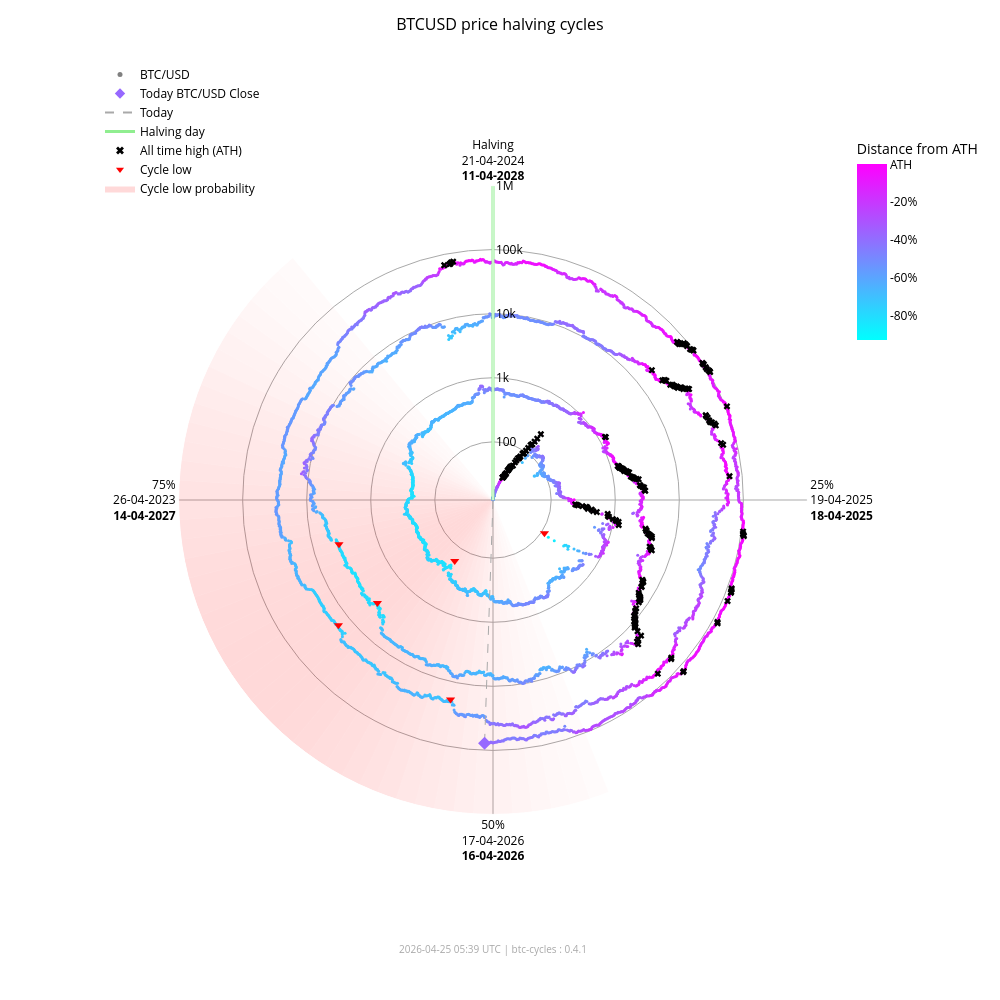

The cell this chart's notebook holds for it:
### Markdown cell above
### Interactive chart (plotly)

### Code cell
fig_interactive = btc.plot(
    kind="interactive",
    from_date="2012-11-28",
)
# plotly config for interactivity
config = {"scrollZoom": True, "displayModeBar": True}
# display in notebook
fig_interactive.show(config=config)

### Figure 1 — Plotly figure (JSON) as saved in the notebook; plotly's stock layout.template omitted (floating-point values rounded to 4 significant figures; data arrays with more than 128 entries replaced by an {"elided": "..."} marker saying what was removed)
{"data": [{"fill": "toself", "fillcolor": "rgba(255,0,0,0.017168280509461755)", "hoverinfo": "skip", "line": {"width": 0}, "mode": "lines", "r": [12.35, 1000000, 1000000, 12.35, 12.35], "showlegend": false, "theta": [158.4, 158.4, 162.0, 162.0, 158.4], "type": "scatterpolar"}, {"fill": "toself", "fillcolor": "rgba(255,0,0,0.022114794501891175)", "hoverinfo": "skip", "line": {"width": 0}, "mode": "lines", "r": [12.35, 1000000, 1000000, 12.35, 12.35], "showlegend": false, "theta": [162.0, 162.0, 165.6, 165.6, 162.0], "type": "scatterpolar"}, {"fill": "toself", "fillcolor": "rgba(255,0,0,0.02790404259511669)", "hoverinfo": "skip", "line": {"width": 0}, "mode": "lines", "r": [12.35, 1000000, 1000000, 12.35, 12.35], "showlegend": false, "theta": [165.6, 165.6, 169.2, 169.2, 165.6], "type": "scatterpolar"}, {"fill": "toself", "fillcolor": "rgba(255,0,0,0.034518294852420334)", "hoverinfo": "skip", "line": {"width": 0}, "mode": "lines", "r": [12.35, 1000000, 1000000, 12.35, 12.35], "showlegend": false, "theta": [169.2, 169.2, 172.8, 172.8, 169.2], "type": "scatterpolar"}, {"fill": "toself", "fillcolor": "rgba(255,0,0,0.041901979682821514)", "hoverinfo": "skip", "line": {"width": 0}, "mode": "lines", "r": [12.35, 1000000, 1000000, 12.35, 12.35], "showlegend": false, "theta": [172.8, 172.8, 176.4, 176.4, 172.8], "type": "scatterpolar"}, {"fill": "toself", "fillcolor": "rgba(255,0,0,0.04996405861294358)", "hoverinfo": "skip", "line": {"width": 0}, "mode": "lines", "r": [12.35, 1000000, 1000000, 12.35, 12.35], "showlegend": false, "theta": [176.4, 176.4, 180.0, 180.0, 176.4], "type": "scatterpolar"}, {"fill": "toself", "fillcolor": "rgba(255,0,0,0.05858349692240514)", "hoverinfo": "skip", "line": {"width": 0}, "mode": "lines", "r": [12.35, 1000000, 1000000, 12.35, 12.35], "showlegend": false, "theta": [180.0, 180.0, 183.6, 183.6, 180.0], "type": "scatterpolar"}, {"fill": "toself", "fillcolor": "rgba(255,0,0,0.06761662035375064)", "hoverinfo": "skip", "line": {"width": 0}, "mode": "lines", "r": [12.35, 1000000, 1000000, 12.35, 12.35], "showlegend": false, "theta": [183.6, 183.6, 187.2, 187.2, 183.6], "type": "scatterpolar"}, {"fill": "toself", "fillcolor": "rgba(255,0,0,0.07690481219944661)", "hoverinfo": "skip", "line": {"width": 0}, "mode": "lines", "r": [12.35, 1000000, 1000000, 12.35, 12.35], "showlegend": false, "theta": [187.2, 187.2, 190.8, 190.8, 187.2], "type": "scatterpolar"}, {"fill": "toself", "fillcolor": "rgba(255,0,0,0.08628112000611096)", "hoverinfo": "skip", "line": {"width": 0}, "mode": "lines", "r": [12.35, 1000000, 1000000, 12.35, 12.35], "showlegend": false, "theta": [190.8, 190.8, 194.4, 194.4, 190.8], "type": "scatterpolar"}, {"fill": "toself", "fillcolor": "rgba(255,0,0,0.09557490841018089)", "hoverinfo": "skip", "line": {"width": 0}, "mode": "lines", "r": [12.35, 1000000, 1000000, 12.35, 12.35], "showlegend": false, "theta": [194.4, 194.4, 198.0, 198.0, 194.4], "type": "scatterpolar"}, {"fill": "toself", "fillcolor": "rgba(255,0,0,0.10461455782963762)", "hoverinfo": "skip", "line": {"width": 0}, "mode": "lines", "r": [12.35, 1000000, 1000000, 12.35, 12.35], "showlegend": false, "theta": [198.0, 198.0, 201.6, 201.6, 198.0], "type": "scatterpolar"}, {"fill": "toself", "fillcolor": "rgba(255,0,0,0.11322908719652829)", "hoverinfo": "skip", "line": {"width": 0}, "mode": "lines", "r": [12.35, 1000000, 1000000, 12.35, 12.35], "showlegend": false, "theta": [201.6, 201.6, 205.2, 205.2, 201.6], "type": "scatterpolar"}, {"fill": "toself", "fillcolor": "rgba(255,0,0,0.12125015337052986)", "hoverinfo": "skip", "line": {"width": 0}, "mode": "lines", "r": [12.35, 1000000, 1000000, 12.35, 12.35], "showlegend": false, "theta": [205.2, 205.2, 208.8, 208.8, 205.2], "type": "scatterpolar"}, {"fill": "toself", "fillcolor": "rgba(255,0,0,0.12851590515331976)", "hoverinfo": "skip", "line": {"width": 0}, "mode": "lines", "r": [12.35, 1000000, 1000000, 12.35, 12.35], "showlegend": false, "theta": [208.8, 208.8, 212.4, 212.4, 208.8], "type": "scatterpolar"}, {"fill": "toself", "fillcolor": "rgba(255,0,0,0.13487757461161184)", "hoverinfo": "skip", "line": {"width": 0}, "mode": "lines", "r": [12.35, 1000000, 1000000, 12.35, 12.35], "showlegend": false, "theta": [212.4, 212.4, 216.0, 216.0, 212.4], "type": "scatterpolar"}, {"fill": "toself", "fillcolor": "rgba(255,0,0,0.14020862181849592)", "hoverinfo": "skip", "line": {"width": 0}, "mode": "lines", "r": [12.35, 1000000, 1000000, 12.35, 12.35], "showlegend": false, "theta": [216.0, 216.0, 219.6, 219.6, 216.0], "type": "scatterpolar"}, {"fill": "toself", "fillcolor": "rgba(255,0,0,0.14441504950654527)", "hoverinfo": "skip", "line": {"width": 0}, "mode": "lines", "r": [12.35, 1000000, 1000000, 12.35, 12.35], "showlegend": false, "theta": [219.6, 219.6, 223.2, 223.2, 219.6], "type": "scatterpolar"}, {"fill": "toself", "fillcolor": "rgba(255,0,0,0.14744459351271713)", "hoverinfo": "skip", "line": {"width": 0}, "mode": "lines", "r": [12.35, 1000000, 1000000, 12.35, 12.35], "showlegend": false, "theta": [223.2, 223.2, 226.8, 226.8, 223.2], "type": "scatterpolar"}, {"fill": "toself", "fillcolor": "rgba(255,0,0,0.14929223192296423)", "hoverinfo": "skip", "line": {"width": 0}, "mode": "lines", "r": [12.35, 1000000, 1000000, 12.35, 12.35], "showlegend": false, "theta": [226.8, 226.8, 230.4, 230.4, 226.8], "type": "scatterpolar"}, {"fill": "toself", "fillcolor": "rgba(255,0,0,0.15)", "hoverinfo": "skip", "line": {"width": 0}, "mode": "lines", "r": [12.35, 1000000, 1000000, 12.35, 12.35], "showlegend": false, "theta": [230.4, 230.4, 234.0, 234.0, 230.4], "type": "scatterpolar"}, {"fill": "toself", "fillcolor": "rgba(255,0,0,0.14965033825231114)", "hoverinfo": "skip", "line": {"width": 0}, "mode": "lines", "r": [12.35, 1000000, 1000000, 12.35, 12.35], "showlegend": false, "theta": [234.0, 234.0, 237.6, 237.6, 234.0], "type": "scatterpolar"}, {"fill": "toself", "fillcolor": "rgba(255,0,0,0.14835378057909807)", "hoverinfo": "skip", "line": {"width": 0}, "mode": "lines", "r": [12.35, 1000000, 1000000, 12.35, 12.35], "showlegend": false, "theta": [237.6, 237.6, 241.2, 241.2, 237.6], "type": "scatterpolar"}, {"fill": "toself", "fillcolor": "rgba(255,0,0,0.14623322283554635)", "hoverinfo": "skip", "line": {"width": 0}, "mode": "lines", "r": [12.35, 1000000, 1000000, 12.35, 12.35], "showlegend": false, "theta": [241.2, 241.2, 244.8, 244.8, 241.2], "type": "scatterpolar"}, {"fill": "toself", "fillcolor": "rgba(255,0,0,0.1434078538226231)", "hoverinfo": "skip", "line": {"width": 0}, "mode": "lines", "r": [12.35, 1000000, 1000000, 12.35, 12.35], "showlegend": false, "theta": [244.8, 244.8, 248.4, 248.4, 244.8], "type": "scatterpolar"}, {"fill": "toself", "fillcolor": "rgba(255,0,0,0.13997983179373427)", "hoverinfo": "skip", "line": {"width": 0}, "mode": "lines", "r": [12.35, 1000000, 1000000, 12.35, 12.35], "showlegend": false, "theta": [248.4, 248.4, 252.0, 252.0, 248.4], "type": "scatterpolar"}, {"fill": "toself", "fillcolor": "rgba(255,0,0,0.13602598258454268)", "hoverinfo": "skip", "line": {"width": 0}, "mode": "lines", "r": [12.35, 1000000, 1000000, 12.35, 12.35], "showlegend": false, "theta": [252.0, 252.0, 255.6, 255.6, 252.0], "type": "scatterpolar"}, {"fill": "toself", "fillcolor": "rgba(255,0,0,0.13159547355344953)", "hoverinfo": "skip", "line": {"width": 0}, "mode": "lines", "r": [12.35, 1000000, 1000000, 12.35, 12.35], "showlegend": false, "theta": [255.6, 255.6, 259.2, 259.2, 255.6], "type": "scatterpolar"}, {"fill": "toself", "fillcolor": "rgba(255,0,0,0.12671301775492697)", "hoverinfo": "skip", "line": {"width": 0}, "mode": "lines", "r": [12.35, 1000000, 1000000, 12.35, 12.35], "showlegend": false, "theta": [259.2, 259.2, 262.8, 262.8, 259.2], "type": "scatterpolar"}, {"fill": "toself", "fillcolor": "rgba(255,0,0,0.12138610149219965)", "hoverinfo": "skip", "line": {"width": 0}, "mode": "lines", "r": [12.35, 1000000, 1000000, 12.35, 12.35], "showlegend": false, "theta": [262.8, 262.8, 266.4, 266.4, 262.8], "type": "scatterpolar"}, {"fill": "toself", "fillcolor": "rgba(255,0,0,0.1156142551644921)", "hoverinfo": "skip", "line": {"width": 0}, "mode": "lines", "r": [12.35, 1000000, 1000000, 12.35, 12.35], "showlegend": false, "theta": [266.4, 266.4, 270.0, 270.0, 266.4], "type": "scatterpolar"}, {"fill": "toself", "fillcolor": "rgba(255,0,0,0.10939851441251548)", "hoverinfo": "skip", "line": {"width": 0}, "mode": "lines", "r": [12.35, 1000000, 1000000, 12.35, 12.35], "showlegend": false, "theta": [270.0, 270.0, 273.6, 273.6, 270.0], "type": "scatterpolar"}, {"fill": "toself", "fillcolor": "rgba(255,0,0,0.10274974912946185)", "hoverinfo": "skip", "line": {"width": 0}, "mode": "lines", "r": [12.35, 1000000, 1000000, 12.35, 12.35], "showlegend": false, "theta": [273.6, 273.6, 277.2, 277.2, 273.6], "type": "scatterpolar"}, {"fill": "toself", "fillcolor": "rgba(255,0,0,0.09569517349791425)", "hoverinfo": "skip", "line": {"width": 0}, "mode": "lines", "r": [12.35, 1000000, 1000000, 12.35, 12.35], "showlegend": false, "theta": [277.2, 277.2, 280.8, 280.8, 277.2], "type": "scatterpolar"}, {"fill": "toself", "fillcolor": "rgba(255,0,0,0.08828282625646727)", "hoverinfo": "skip", "line": {"width": 0}, "mode": "lines", "r": [12.35, 1000000, 1000000, 12.35, 12.35], "showlegend": false, "theta": [280.8, 280.8, 284.4, 284.4, 280.8], "type": "scatterpolar"}, {"fill": "toself", "fillcolor": "rgba(255,0,0,0.08058400018765345)", "hoverinfo": "skip", "line": {"width": 0}, "mode": "lines", "r": [12.35, 1000000, 1000000, 12.35, 12.35], "showlegend": false, "theta": [284.4, 284.4, 288.0, 288.0, 284.4], "type": "scatterpolar"}, {"fill": "toself", "fillcolor": "rgba(255,0,0,0.07269354608292704)", "hoverinfo": "skip", "line": {"width": 0}, "mode": "lines", "r": [12.35, 1000000, 1000000, 12.35, 12.35], "showlegend": false, "theta": [288.0, 288.0, 291.6, 291.6, 288.0], "type": "scatterpolar"}, {"fill": "toself", "fillcolor": "rgba(255,0,0,0.06472784449068783)", "hoverinfo": "skip", "line": {"width": 0}, "mode": "lines", "r": [12.35, 1000000, 1000000, 12.35, 12.35], "showlegend": false, "theta": [291.6, 291.6, 295.2, 295.2, 291.6], "type": "scatterpolar"}, {"fill": "toself", "fillcolor": "rgba(255,0,0,0.05682021976743955)", "hoverinfo": "skip", "line": {"width": 0}, "mode": "lines", "r": [12.35, 1000000, 1000000, 12.35, 12.35], "showlegend": false, "theta": [295.2, 295.2, 298.8, 298.8, 295.2], "type": "scatterpolar"}, {"fill": "toself", "fillcolor": "rgba(255,0,0,0.04911378436707333)", "hoverinfo": "skip", "line": {"width": 0}, "mode": "lines", "r": [12.35, 1000000, 1000000, 12.35, 12.35], "showlegend": false, "theta": [298.8, 298.8, 302.4, 302.4, 298.8], "type": "scatterpolar"}, {"fill": "toself", "fillcolor": "rgba(255,0,0,0.04175213714896469)", "hoverinfo": "skip", "line": {"width": 0}, "mode": "lines", "r": [12.35, 1000000, 1000000, 12.35, 12.35], "showlegend": false, "theta": [302.4, 302.4, 306.0, 306.0, 302.4], "type": "scatterpolar"}, {"fill": "toself", "fillcolor": "rgba(255,0,0,0.034868865657538876)", "hoverinfo": "skip", "line": {"width": 0}, "mode": "lines", "r": [12.35, 1000000, 1000000, 12.35, 12.35], "showlegend": false, "theta": [306.0, 306.0, 309.6, 309.6, 306.0], "type": "scatterpolar"}, {"fill": "toself", "fillcolor": "rgba(255,0,0,0.02857722515334582)", "hoverinfo": "skip", "line": {"width": 0}, "mode": "lines", "r": [12.35, 1000000, 1000000, 12.35, 12.35], "showlegend": false, "theta": [309.6, 309.6, 313.2, 313.2, 309.6], "type": "scatterpolar"}, {"fill": "toself", "fillcolor": "rgba(255,0,0,0.022961515313555197)", "hoverinfo": "skip", "line": {"width": 0}, "mode": "lines", "r": [12.35, 1000000, 1000000, 12.35, 12.35], "showlegend": false, "theta": [313.2, 313.2, 316.8, 316.8, 313.2], "type": "scatterpolar"}, {"fill": "toself", "fillcolor": "rgba(255,0,0,0.01807146942917362)", "hoverinfo": "skip", "line": {"width": 0}, "mode": "lines", "r": [12.35, 1000000, 1000000, 12.35, 12.35], "showlegend": false, "theta": [316.8, 316.8, 320.4, 320.4, 316.8], "type": "scatterpolar"}, {"hoverinfo": "text", "marker": {"color": {"elided": "4897 str values"}, "size": 3}, "mode": "markers", "r": {"elided": "4897 float values"}, "showlegend": false, "text": {"elided": "4897 str values"}, "theta": {"elided": "4897 float values"}, "type": "scatterpolar"}, {"hoverinfo": "skip", "line": {"color": "lightgreen", "width": 3}, "mode": "lines", "r": [12.35, 1000000], "showlegend": false, "theta": [0, 0], "type": "scatterpolar"}, {"hoverinfo": "skip", "line": {"color": "darkgrey", "dash": "dash", "width": 1}, "mode": "lines", "r": [12.35, 77560.0], "showlegend": false, "theta": [182.0, 182.0], "type": "scatterpolar"}, {"hoverinfo": "text", "marker": {"color": "#9768ff", "size": 10, "symbol": "diamond"}, "mode": "markers", "r": [77560.0], "showlegend": false, "text": ["Today<br>Date: 2026-04-25<br>Price: $77,556.98"], "theta": [182.0], "type": "scatterpolar"}, {"hoverinfo": "text", "marker": {"color": "black", "size": 6, "symbol": "x"}, "mode": "markers", "r": {"elided": "195 float values"}, "showlegend": false, "text": {"elided": "195 str values"}, "theta": {"elided": "195 float values"}, "type": "scatterpolar"}, {"hoverinfo": "text", "marker": {"color": "red", "size": 8, "symbol": "triangle-down"}, "mode": "markers", "r": [111.6, 164.9, 3233.0, 3925.0, 18950.0, 15760.0], "showlegend": false, "text": ["Cycle Low<br>Date: 2014-02-21<br>Price: $111.56<br>ATH distance: -91.0%", "Cycle Low<br>Date: 2015-01-14<br>Price: $164.92<br>ATH distance: -86.7%", "Cycle Low<br>Date: 2018-12-15<br>Price: $3,232.51<br>ATH distance: -83.3%", "Cycle Low<br>Date: 2019-03-25<br>Price: $3,924.55<br>ATH distance: -79.7%", "Cycle Low<br>Date: 2022-06-18<br>Price: $18,954.25<br>ATH distance: -71.9%", "Cycle Low<br>Date: 2022-11-21<br>Price: $15,760.19<br>ATH distance: -76.7%"], "theta": [122.8, 212.1, 228.3, 254.0, 192.0, 231.0], "type": "scatterpolar"}, {"marker": {"color": "grey", "size": 5}, "mode": "markers", "name": "BTC/USD", "r": [null], "theta": [null], "type": "scatterpolar"}, {"marker": {"color": "#9768ff", "size": 8, "symbol": "diamond"}, "mode": "markers", "name": "Today BTC/USD Close", "r": [null], "theta": [null], "type": "scatterpolar"}, {"line": {"color": "darkgrey", "dash": "dash"}, "mode": "lines", "name": "Today", "r": [null], "theta": [null], "type": "scatterpolar"}, {"line": {"color": "lightgreen", "width": 3}, "mode": "lines", "name": "Halving day", "r": [null], "theta": [null], "type": "scatterpolar"}, {"marker": {"color": "black", "size": 7, "symbol": "x"}, "mode": "markers", "name": "All time high (ATH)", "r": [null], "theta": [null], "type": "scatterpolar"}, {"marker": {"color": "red", "size": 7, "symbol": "triangle-down"}, "mode": "markers", "name": "Cycle low", "r": [null], "theta": [null], "type": "scatterpolar"}, {"fill": "toself", "fillcolor": "rgba(255,0,0,0.15)", "line": {"width": 0}, "mode": "lines", "name": "Cycle low probability", "r": [null], "theta": [null], "type": "scatterpolar"}, {"hoverinfo": "skip", "marker": {"cmax": 0, "cmin": -0.9307, "color": [0], "colorbar": {"len": 0.25, "ticktext": ["ATH", "-20%", "-40%", "-60%", "-80%", "-100%"], "tickvals": [0, -0.2, -0.4, -0.6, -0.8, -1.0], "title": {"text": "Distance from ATH"}, "x": 0.95, "y": 0.92, "yanchor": "top"}, "colorscale": {"elided": "256x2 mixed values"}, "showscale": true, "size": 0}, "mode": "markers", "r": [null], "showlegend": false, "theta": [null], "type": "scatterpolar"}], "layout": {"annotations": [{"font": {"color": "darkgrey", "size": 10}, "showarrow": false, "text": "2026-04-25 05:39 UTC | btc-cycles : 0.4.1", "x": 0.5, "xref": "paper", "y": -0.02, "yref": "paper"}], "font": {"color": "black"}, "height": 1000, "legend": {"bgcolor": "rgba(0,0,0,0)", "font": {"color": "black"}, "x": 0.0, "y": 1.0}, "margin": {"b": 60, "l": 100, "r": 80, "t": 60}, "paper_bgcolor": "white", "plot_bgcolor": "white", "polar": {"angularaxis": {"color": "black", "direction": "clockwise", "gridcolor": "darkgrey", "rotation": 90, "ticktext": ["Halving<br>21-04-2024<br><b>11-04-2028</b>", "25%<br>19-04-2025<br><b>18-04-2025</b>", "50%<br>17-04-2026<br><b>16-04-2026</b>", "75%<br>26-04-2023<br><b>14-04-2027</b>"], "tickvals": [0, 90, 180, 270]}, "bgcolor": "white", "domain": {"x": [0.1, 0.9], "y": [0.05, 0.95]}, "radialaxis": {"angle": 90, "color": "black", "gridcolor": "darkgrey", "range": [1.092, 6.0], "tickangle": 90, "ticktext": ["100", "1k", "10k", "100k", "1M"], "tickvals": [100, 1000, 10000, 100000, 1000000], "type": "log"}}, "title": {"font": {"color": "black", "size": 16}, "text": "BTCUSD price halving cycles", "x": 0.5}, "width": 1000}}
